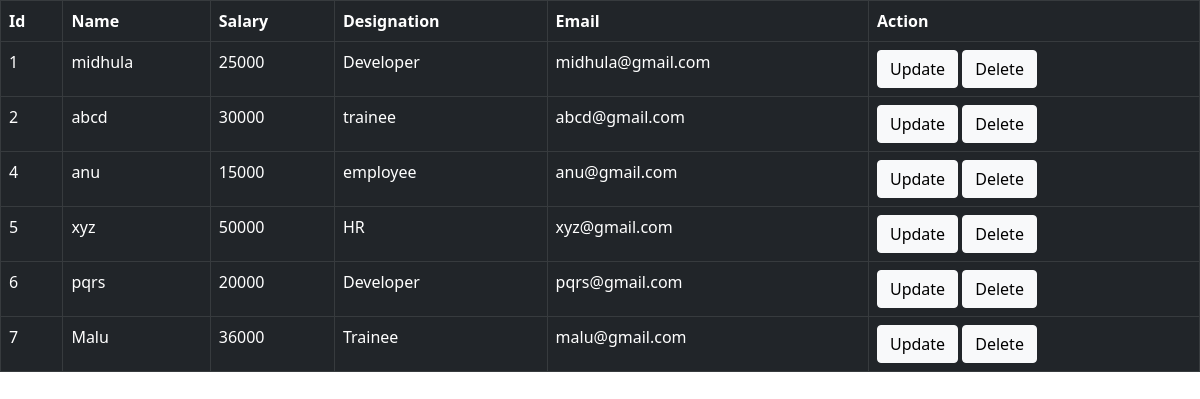
Page /list on the committed database.
### employeeApp/models.py (models this page shows, shortened)
class Employee(models.Model):
    name=models.CharField(max_length=100)
    salary=models.PositiveIntegerField()
    designation=models.CharField(max_length=100)
    email=models.EmailField(max_length=100)

### employeeApp/views.py (the view)
# urls.py: path('list',views.EmployeeList.as_view(),name="list_view"),
class EmployeeList(View):
    def get(self,request):
        emp=Employee.objects.all()
        return render(request,'emp_list.html',{'data':emp})

### employeeApp/templates/emp_list.html (shortened to what this page needs)
<!DOCTYPE html>
<html lang="en">
  <head>
    <link
      rel="stylesheet"
      href="https://cdnjs.cloudflare.com/ajax/libs/twitter-bootstrap/5.0.0-beta1/css/bootstrap.min.css"
    />
    <link
      rel="stylesheet"
      href="https://cdnjs.cloudflare.com/ajax/libs/font-awesome/5.15.2/css/all.min.css"
    />
  </head>
  <body>
    <table class="table table-bordered table-dark">
        <thead>
        <tr>
            <th>Id</th>
            <th>Name</th>
            <th>Salary</th>
            <th>Designation</th>
            <th>Email</th>
            <th>Action</th>
        </tr>
    </thead>
    <tbody>
        {% for emp in data %}
        <tr>
            <td>{{emp.id}}</td>
            <td>{{emp.name}}</td>
            <td>{{emp.salary}}</td>
            <td>{{emp.designation}}</td>
            <td>{{emp.email}}</td>
            <td>
              <a class="btn btn-light" href="{% url 'update_view' emp.id %}">Update</a>
              <a class="btn btn-light" href="{% url 'delete_view' emp.id %}">Delete</a>
            </td>
        </tr>
        {% endfor %}
    </tbody>
    </table>
  </body>
</html>

### rows in the picture
Employee: id "1", name "midhula", salary "25000", designation "Developer", email "midhula@gmail.com"
Employee: id "2", name "abcd", salary "30000", designation "trainee", email "abcd@gmail.com"
Employee: id "4", name "anu", salary "15000", designation "employee", email "anu@gmail.com"
Employee: id "5", name "xyz", salary "50000", designation "HR", email "xyz@gmail.com"
Employee: id "6", name "pqrs", salary "20000", designation "Developer", email "pqrs@gmail.com"
Employee: id "7", name "Malu", salary "36000", designation "Trainee", email "malu@gmail.com"
